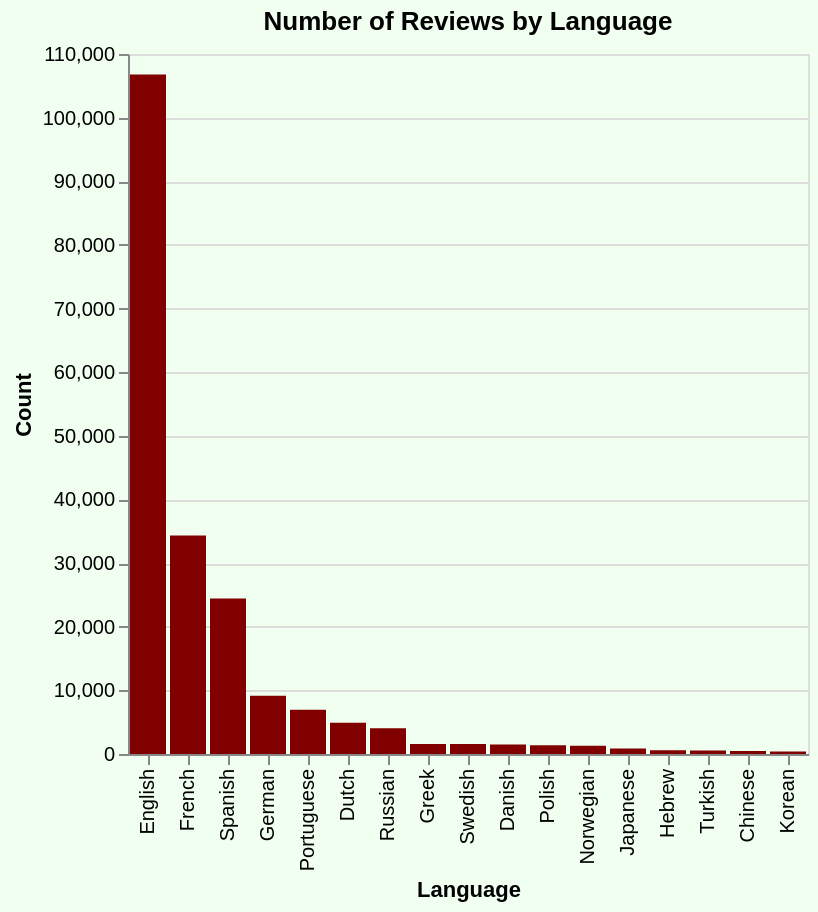

The Vega-Lite source for this figure:
### Vega-Lite specification from a JSON file in a GitHub repository (floating-point values rounded to 4 significant figures)
{"config": {"view": {"continuousWidth": 300, "continuousHeight": 300}}, "data": {"name": "data-7a42bfe87bfdafd6efc737a0eaf09505"}, "mark": {"type": "bar", "color": "#800000"}, "background": "#f0fff0", "encoding": {"tooltip": [{"field": "count_reviews", "type": "quantitative"}, {"field": "language", "type": "nominal"}], "x": {"field": "language", "sort": {"field": "count_reviews", "order": "descending"}, "title": "Language", "type": "nominal"}, "y": {"field": "count_reviews", "title": "Count", "type": "quantitative"}}, "height": 350, "title": "Number of Reviews by Language", "width": "container", "$schema": "https://vega.github.io/schema/vega-lite/v5.17.0.json", "datasets": {"data-7a42bfe87bfdafd6efc737a0eaf09505": [{"langid": "da", "count_reviews": 1508, "language": "Danish"}, {"langid": "de", "count_reviews": 9154, "language": "German"}, {"langid": "el", "count_reviews": 1588, "language": "Greek"}, {"langid": "en", "count_reviews": 106765, "language": "English"}, {"langid": "es", "count_reviews": 24452, "language": "Spanish"}, {"langid": "fr", "count_reviews": 34331, "language": "French"}, {"langid": "he", "count_reviews": 608, "language": "Hebrew"}, {"langid": "ja", "count_reviews": 856, "language": "Japanese"}, {"langid": "ko", "count_reviews": 384, "language": "Korean"}, {"langid": "nl", "count_reviews": 4902, "language": "Dutch"}, {"langid": "no", "count_reviews": 1286, "language": "Norwegian"}, {"langid": "pl", "count_reviews": 1375, "language": "Polish"}, {"langid": "pt", "count_reviews": 6943, "language": "Portuguese"}, {"langid": "ru", "count_reviews": 4051, "language": "Russian"}, {"langid": "sv", "count_reviews": 1563, "language": "Swedish"}, {"langid": "tr", "count_reviews": 554, "language": "Turkish"}, {"langid": "zh", "count_reviews": 466, "language": "Chinese"}]}}
